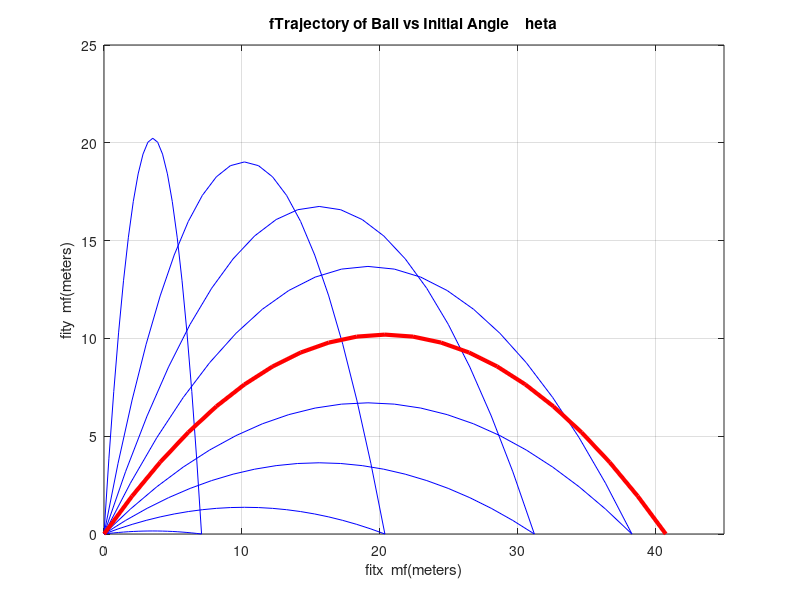

Source code (MATLAB):
%% Modified version of ball.m with vectorization
% Constants
conv = pi / 180;     % Degrees-to-radians conversion factor
g = -9.81;           % Accel. due to gravity
vo = 20;             % Initial velocity

%Create an array to hold ranges
range = zeros(1,91);

% Calculate maximum ranges
for ii = 1:91
    theta = ii - 1;
    vxo = vo * cos(theta*conv);
    vyo = vo * sin(theta*conv);
    max_time = -2 * vyo / g;
    range(ii) = vxo * max_time;
end

% Write out table of ranges
fprintf ("Range versus angle theta:\n");
for ii = 1:91
    theta = ii - 1;
    fprintf("  %2d    %8.4f\n", theta, range(ii));
end

% Calculate the maximum range and angle
[maxrange index] = max(range);
maxangle = index - 1;
fprintf ("\nMax range is %8.4f at %2d degrees.\n", ...
         maxrange, maxangle);

% Now plot the trajectories
for ii = 5:10:85

    % Get velocities and max time for this angle
    theta = ii;
    vxo = vo * cos(theta*conv);
    vyo = vo * sin(theta*conv);
    max_time = -2 * vyo / g;

    % Calculate the (x,y) positions

    % [START] THE CHANGED PART
    time = linspace(0, max_time, 21);
    x = vxo * time;
    y = vyo * time + 0.5 * g * time.^2;
    % [END] THE CHANGED PART
    
    plot(x,y,"b");
    if ii == 5
        hold on;
    end
end

% Add titles and axis labels
title ("\bfTrajectory of Ball vs Initial Angle \theta");
xlabel ("\bf\itx \rm\bf(meters)");
ylabel ("\bf\ity \rm\bf(meters)");
axis ([0 45 0 25]);
grid on;

% Now plot the max range trajectory
vxo = vo * cos(maxangle*conv);
vyo = vo * sin(maxangle*conv);
max_time = -2 * vyo / g;

% Calculate the (x,y) positions
x = zeros(1,21);
y = zeros(1,21);
for jj = 1:21
    time = (jj-1) * max_time/20;
    x(jj) = vxo * time;
    y(jj) = vyo * time + 0.5 * g * time^2;
end
plot(x,y,"r","LineWidth",3.0);
hold off
